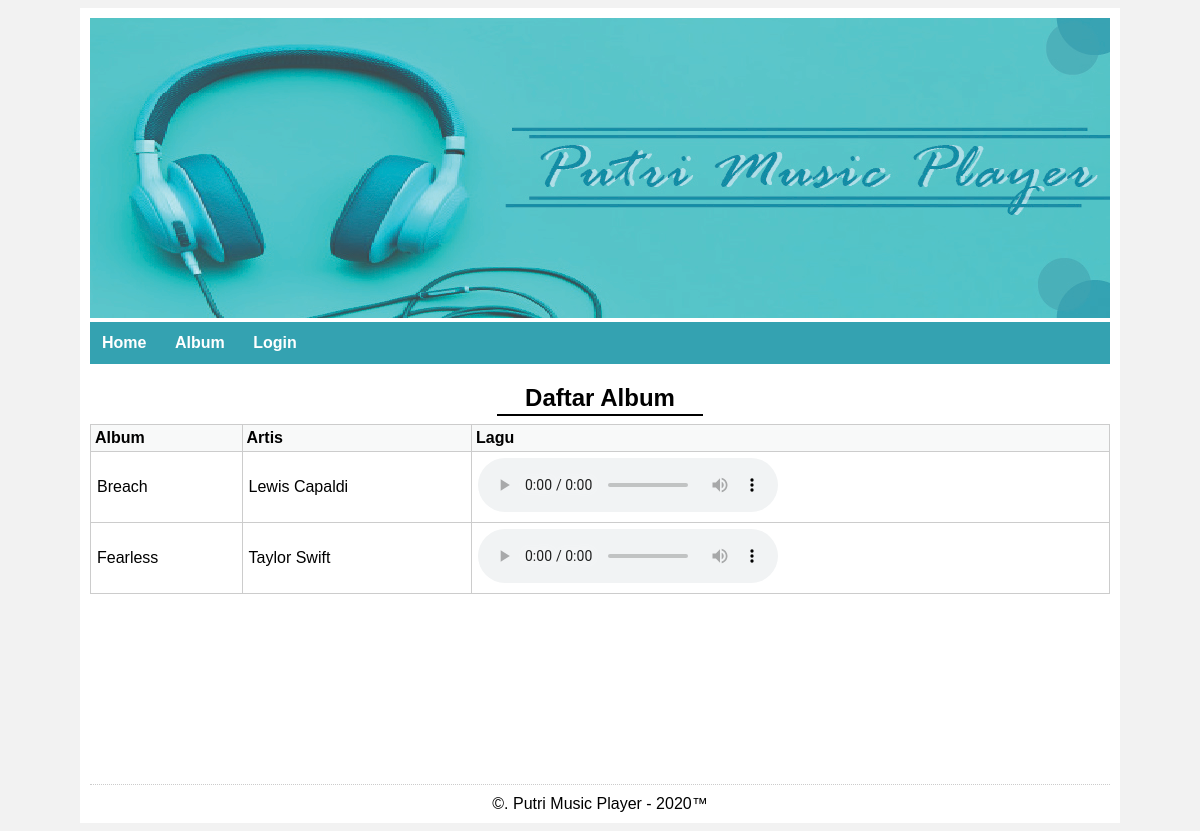
Page /index.php?page=index_album on the committed database.
### tables this page shows
CREATE TABLE `tb_track` (
  `track_id` int(11) NOT NULL,
  `track_name` varchar(256) NOT NULL,
  `track_id_album` int(11) NOT NULL,
  `track_time` varchar(10) NOT NULL DEFAULT '00:00',
  `track_file` varchar(256) DEFAULT NULL
);

CREATE TABLE `tb_album` (
  `album_id` int(11) NOT NULL,
  `album_name` varchar(100) NOT NULL,
  `album_id_artist` tinyint(3) NOT NULL
);

CREATE TABLE `tb_artist` (
  `artist_id` tinyint(3) NOT NULL,
  `artist_name` varchar(100) NOT NULL
);

### index.php (called while the page is built, shortened)
<?php
require_once "layout/index.php";

### app/Controller.php (called while the page is built, shortened)
<?php
class Controller {
	public function __construct() {
		try {
			$this->db = new PDO ("mysql:host=localhost;dbname=dbmusicplayer", "root", "");
		} catch (Exception $e) {
			die ("error! " . $e->getMessage());
		}
	}
}

### app/Index.php (called while the page is built, shortened)
<?php
class Index extends Controller {
	public function album()
	{
		$sql = "SELECT tr.*, al.album_name as ALB, ar.artist_name as ART
		FROM tb_track tr
		INNER JOIN tb_album al ON tr.track_id_album=al.album_id
		LEFT JOIN tb_artist ar ON al.album_id_artist=ar.artist_id ORDER BY ALB";
		$stmt = $this->db->prepare($sql);
		$stmt->execute();
		$data = [];
		while ($row = $stmt->fetch()) {
			$data[] = $row;
		}
		return $data;
	}
}

### index_album.php (the view, shortened to what this page needs)
<h2 class="judul">Daftar Album</h2>
<hr class="garis-judul">
<?php
$ind = new App\Index();
$rows = $ind->album();
?>
<table>
	<tr>
		<th>Album</th>
		<th>Artis</th>
		<th>Lagu</th>
	</tr>
	<?php $no=0; foreach ($rows as $row) { $no++;?>
		<tr>
			<td><?php echo $row['ALB']; ?></td>
			<td><?php echo $row['ART']; ?></td>
			<td>
				<?php if (!empty($row['track_file'])) { ?>
					<audio controls>
						<source src="<?php echo "./layout/assets/uploads/" . $row['track_file']; ?>" type="audio/mpeg">
						</audio>
					<?php } ?>
				</td>
			</tr>
		<?php } ?>
	</table>

### layout/assets/css/style.css (style rules this page uses)
body { font-family: 'Source Sans Pro', sans-serif; font-size: 16px; background: #f2f2f2; }
table { width: 100%; border-collapse: collapse; }
table th { background: #F8F9F9; padding: 4px; text-transform: capitalize; font-weight: bold; text-align: left; border: 1px solid #ccc; }
table tr { border: 1px solid #ccc; }
table td { padding: 6px; border: 1px solid #ccc; }
.judul { text-align: center; }
.garis-judul { border: 1px solid black; width: 20%; margin-top: -18px; }

### rows in the picture
tb_track: track_id_album.album_name "Breach", tb_artist.artist_name "Lewis Capaldi"
tb_track: track_id_album.album_name "Fearless", tb_artist.artist_name "Taylor Swift"
